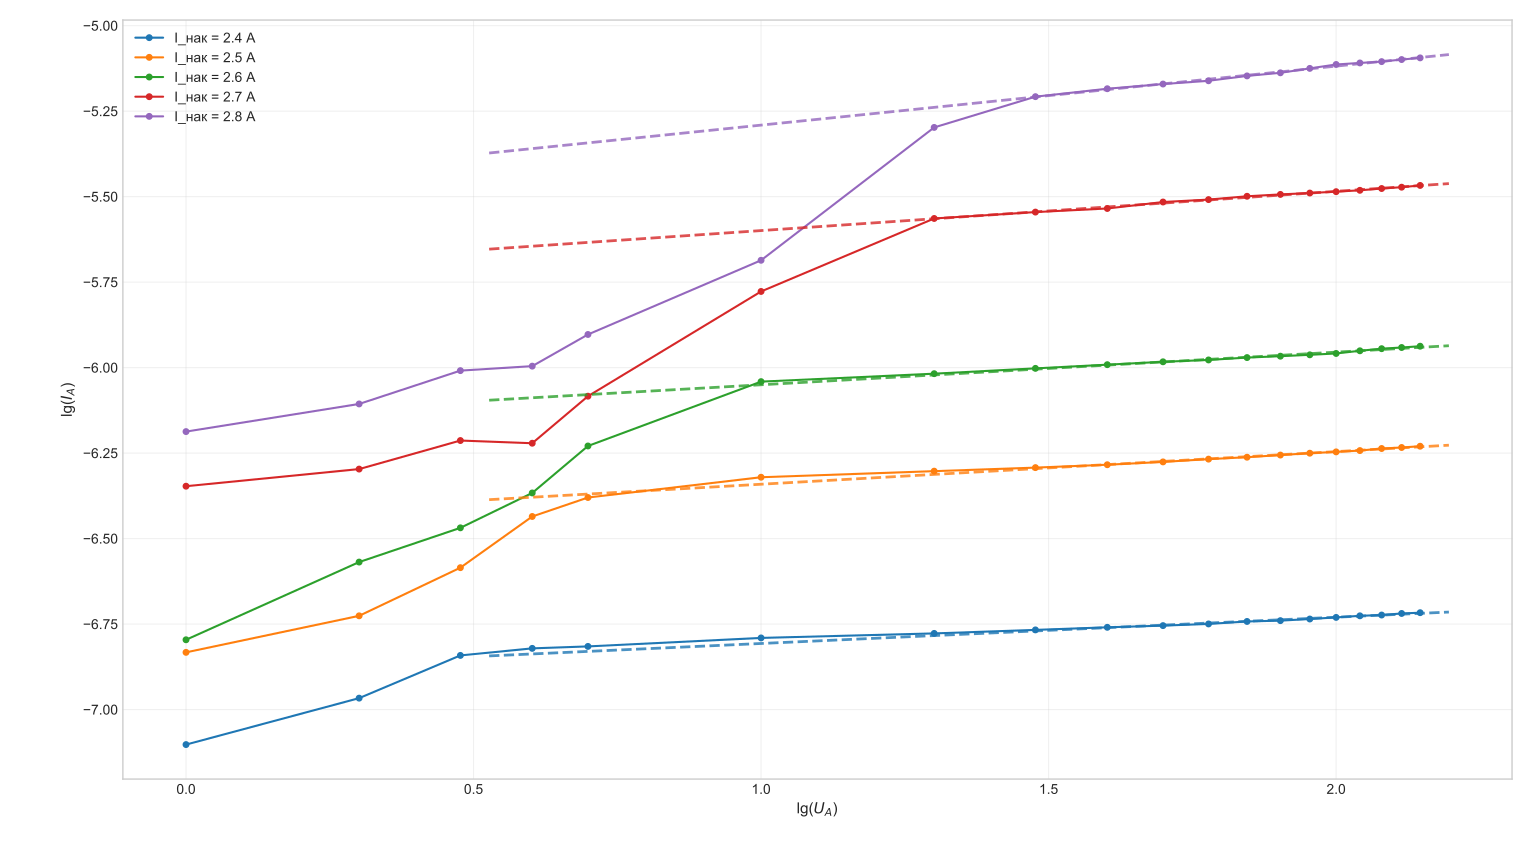

Generate this figure with Python:
import numpy as np
import matplotlib.pyplot as plt
from scipy.stats import linregress

# Геометрические параметры диода
r_k = 0.075e-3  # радиус катода в метрах (0.15 мм / 2)
r_a = 5e-3      # радиус анода в метрах (10 мм / 2)
l = 0.045       # длина катода в метрах (45 мм)
f_ratio = 1.0   # функция отношения радиусов анода и катода

# Физические константы
epsilon_0 = 8.85e-12  # электрическая постоянная в Ф/м
e_m_theoretical = 1.76e11  # теоретическое значение удельного заряда в Кл/кг

# Токи накала и соответствующие напряжения накала
I_h_values = [2.4, 2.5, 2.6, 2.7, 2.8]
U_h_values = {2.4: 3.7, 2.5: 4.0, 2.6: 4.2, 2.7: 4.6, 2.8: 4.9}

# Данные ВАХ для каждого тока накала
V_a_data = {}
I_a_data = {}

# Данные для I_h = 2.4 А
V_a_data[2.4] = np.array([1, 2, 3, 4, 5, 10, 20, 30, 40, 50, 60, 70, 80, 90, 100, 110, 120, 130, 140])
I_a_data[2.4] = np.array([0.079, 0.108, 0.144, 0.151, 0.153, 0.162, 0.167, 0.171, 0.174, 
                          0.176, 0.178, 0.181, 0.182, 0.184, 0.186, 0.188, 0.189, 0.191, 0.192]) * 1e-6

# Данные для I_h = 2.5 А
V_a_data[2.5] = np.array([1, 2, 3, 4, 5, 10, 20, 30, 40, 50, 60, 70, 80, 90, 100, 110, 120, 130, 140])
I_a_data[2.5] = np.array([0.147, 0.188, 0.26, 0.367, 0.417, 0.478, 0.498, 0.51, 0.52,
                          0.53, 0.54, 0.547, 0.555, 0.562, 0.567, 0.572, 0.58, 0.584, 0.589]) * 1e-6

# Данные для I_h = 2.6 А
V_a_data[2.6] = np.array([1, 2, 3, 4, 5, 10, 20, 30, 40, 50, 60, 70, 80, 90, 100, 110, 120, 130, 140])
I_a_data[2.6] = np.array([0.16, 0.27, 0.34, 0.43, 0.59, 0.91, 0.96, 0.995, 1.02,
                          1.04, 1.053, 1.07, 1.08, 1.09, 1.1, 1.12, 1.136, 1.145, 1.155]) * 1e-6

# Данные для I_h = 2.7 А
V_a_data[2.7] = np.array([1, 2, 3, 4, 5, 10, 20, 30, 40, 50, 60, 70, 80, 90, 100, 110, 120, 130, 140])
I_a_data[2.7] = np.array([0.45, 0.505, 0.612, 0.601, 0.825, 1.67, 2.73, 2.85, 2.92,
                          3.05, 3.1, 3.17, 3.21, 3.24, 3.27, 3.3, 3.34, 3.37, 3.41]) * 1e-6

# Данные для I_h = 2.8 А
V_a_data[2.8] = np.array([1, 2, 3, 4, 5, 10, 20, 30, 40, 50, 60, 70, 80, 90, 100, 110, 120, 130, 140])
I_a_data[2.8] = np.array([0.65, 0.783, 0.98, 1.01, 1.25, 2.06, 5.04, 6.2, 6.54,
                          6.75, 6.9, 7.13, 7.28, 7.5, 7.7, 7.78, 7.85, 7.96, 8.05]) * 1e-6

# Создание фигуры с одним графиком
plt.figure(figsize=(10, 7))
plt.style.use('seaborn-v0_8-whitegrid')

# Цвета для разных токов накала
colors = ['#1f77b4', '#ff7f0e', '#2ca02c', '#d62728', '#9467bd']

# Словари для хранения результатов
experimental_g = {}
theoretical_g = {}
calculated_e_m = {}
efficiency = {}
slope_values = {}

# График: ВАХ в логарифмических координатах
for idx, I_h in enumerate(I_h_values):
    log_V_a = np.log10(V_a_data[I_h])
    log_I_a = np.log10(I_a_data[I_h])
    plt.plot(log_V_a, log_I_a, 'o-', color=colors[idx], 
             markersize=4, linewidth=1.5, label=f'I_нак = {I_h} А')
    
    # Аппроксимация начального участка
    n_points = 6
    slope, intercept, r_value, p_value, std_err = linregress(
        log_V_a[:n_points], log_I_a[:n_points]
    )
    slope_values[I_h] = slope
    
    # Расчет первеанса
    g_values = I_a_data[I_h][:n_points] / (V_a_data[I_h][:n_points] ** 1.5)
    g_avg = np.mean(g_values)
    g_std = np.std(g_values)
    experimental_g[I_h] = g_avg
    
    # Теоретический расчет первеанса
    g_theoretical = (4 * np.pi * epsilon_0 / 9) * np.sqrt(2 * e_m_theoretical) * l * f_ratio
    theoretical_g[I_h] = g_theoretical
    
    # Расчет удельного заряда электрона
    e_m_calculated = ((9 * g_avg) / (4 * np.pi * epsilon_0 * l)) ** 2 * (2/3)
    calculated_e_m[I_h] = e_m_calculated
    
    # Расчет КПД (для режима насыщения)
    V_a_sat = V_a_data[I_h][-1]
    I_a_sat = I_a_data[I_h][-1]
    U_h = U_h_values[I_h]
    
    # Мощность накала (приближенно)
    P_heating = I_h * U_h
    # Мощность анодной цепи в режиме насыщения
    P_anode_sat = I_a_sat * V_a_sat
    efficiency[I_h] = (P_anode_sat / P_heating) * 100 if P_heating > 0 else 0

# ДОБАВЛЕНО: Линейная аппроксимация последних 12 точек
n_points = 12
for idx, I_h in enumerate(I_h_values):
    log_V_a = np.log10(V_a_data[I_h])
    log_I_a = np.log10(I_a_data[I_h])
    
    # Берем последние 12 точек
    if len(log_V_a) >= n_points:
        # Используем срез для последних 12 точек
        x_fit = log_V_a[-n_points:]
        y_fit = log_I_a[-n_points:]
        
        # Линейная регрессия
        slope, intercept, r_value, p_value, std_err = linregress(x_fit, y_fit)
        
        # Создание точек для аппроксимирующей прямой
        # Немного расширяем диапазон для лучшего визуального восприятия
        x_line = np.array([x_fit[0] - 0.95, x_fit[-1] + 0.05])
        y_line = slope * x_line + intercept
        
        # Построение пунктирной аппроксимирующей прямой
        plt.plot(x_line, y_line, '--', color=colors[idx], 
                 linewidth=2.0, alpha=0.8, zorder=5)

plt.xlabel('lg($U_A$)', fontsize=11)
plt.ylabel('lg($I_A$)', fontsize=11)
plt.grid(True, alpha=0.3)
plt.legend(fontsize=10)

plt.tight_layout()
plt.show()
